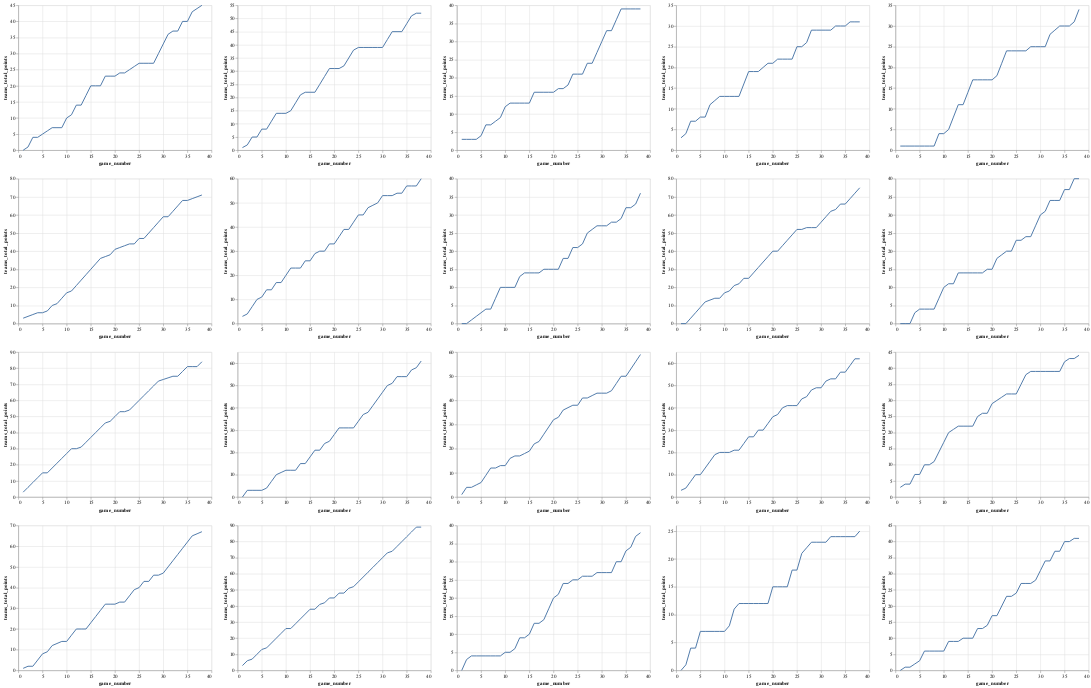

Notebook code for this chart:
### Markdown cell above
Now I try to draw a graph for each of the sub dataframe using a for loop. Each of the sub chart represents a single team.
Here I use the alt.concat method as an extra part.

### Code cell
charts = []  
for df_sub in dataframes:
    chart = alt.Chart(df_sub).mark_line().encode(
        x='game_number',
        y='teams_total_points'
    )
    charts.append(chart)

combined_chart = alt.concat(*charts, columns=5)  # Concatenate the individual line charts

combined_chart
